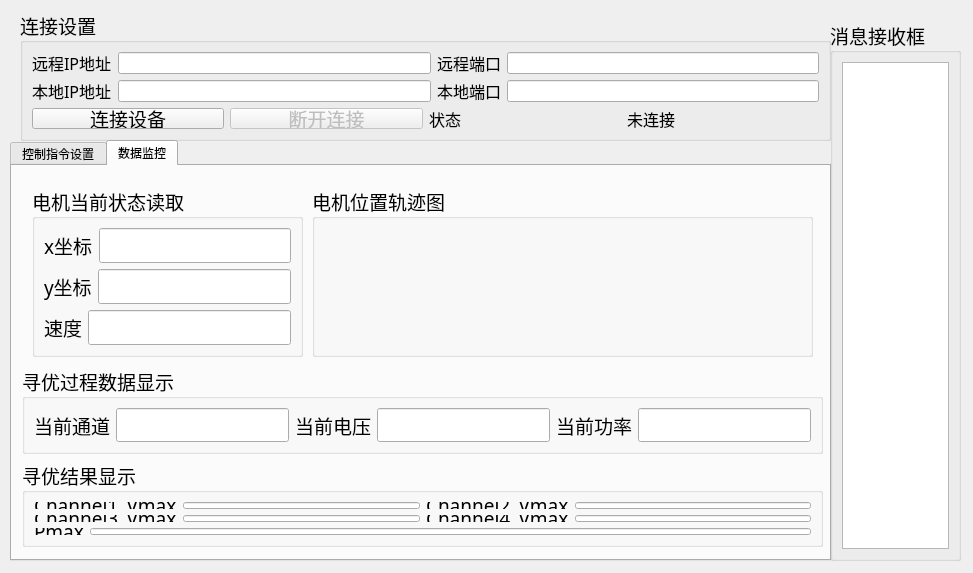
<?xml version="1.0" encoding="UTF-8"?>
<ui version="4.0">
 <class>MainWindow</class>
 <widget class="QMainWindow" name="MainWindow">
  <property name="geometry">
   <rect>
    <x>0</x>
    <y>0</y>
    <width>973</width>
    <height>573</height>
   </rect>
  </property>
  <property name="windowTitle">
   <string>MainWindow</string>
  </property>
  <widget class="QWidget" name="centralwidget">
   <widget class="QGroupBox" name="groupBox_connection">
    <property name="geometry">
     <rect>
      <x>20</x>
      <y>10</y>
      <width>811</width>
      <height>131</height>
     </rect>
    </property>
    <property name="font">
     <font>
      <family>宋体</family>
      <pointsize>14</pointsize>
     </font>
    </property>
    <property name="layoutDirection">
     <enum>Qt::LayoutDirection::LeftToRight</enum>
    </property>
    <property name="title">
     <string>连接设置</string>
    </property>
    <layout class="QVBoxLayout" name="verticalLayout">
     <item>
      <layout class="QHBoxLayout" name="horizontalLayout">
       <item>
        <widget class="QLabel" name="label">
         <property name="font">
          <font>
           <family>宋体</family>
           <pointsize>12</pointsize>
          </font>
         </property>
         <property name="text">
          <string>远程IP地址</string>
         </property>
        </widget>
       </item>
       <item>
        <widget class="QLineEdit" name="lineEdit_remote_ip"/>
       </item>
       <item>
        <widget class="QLabel" name="label_3">
         <property name="font">
          <font>
           <family>宋体</family>
           <pointsize>12</pointsize>
          </font>
         </property>
         <property name="text">
          <string>远程端口</string>
         </property>
        </widget>
       </item>
       <item>
        <widget class="QLineEdit" name="lineEdit_remote_port"/>
       </item>
      </layout>
     </item>
     <item>
      <layout class="QHBoxLayout" name="horizontalLayout_2">
       <item>
        <widget class="QLabel" name="label_2">
         <property name="font">
          <font>
           <family>宋体</family>
           <pointsize>12</pointsize>
          </font>
         </property>
         <property name="text">
          <string>本地IP地址</string>
         </property>
        </widget>
       </item>
       <item>
        <widget class="QLineEdit" name="lineEdit_local_ip"/>
       </item>
       <item>
        <widget class="QLabel" name="label_4">
         <property name="font">
          <font>
           <family>宋体</family>
           <pointsize>12</pointsize>
          </font>
         </property>
         <property name="text">
          <string>本地端口</string>
         </property>
        </widget>
       </item>
       <item>
        <widget class="QLineEdit" name="lineEdit_local_port"/>
       </item>
      </layout>
     </item>
     <item>
      <layout class="QHBoxLayout" name="horizontalLayout_3">
       <item>
        <widget class="QPushButton" name="pushButton_connect">
         <property name="font">
          <font>
           <family>宋体</family>
           <pointsize>14</pointsize>
          </font>
         </property>
         <property name="text">
          <string>连接设备</string>
         </property>
        </widget>
       </item>
       <item>
        <widget class="QPushButton" name="pushButton_disconnect">
         <property name="enabled">
          <bool>false</bool>
         </property>
         <property name="font">
          <font>
           <family>宋体</family>
           <pointsize>14</pointsize>
          </font>
         </property>
         <property name="text">
          <string>断开连接</string>
         </property>
        </widget>
       </item>
       <item>
        <widget class="QLabel" name="label_5">
         <property name="font">
          <font>
           <family>宋体</family>
           <pointsize>12</pointsize>
          </font>
         </property>
         <property name="text">
          <string>状态</string>
         </property>
        </widget>
       </item>
       <item>
        <widget class="QLabel" name="label_status">
         <property name="font">
          <font>
           <family>宋体</family>
           <pointsize>12</pointsize>
          </font>
         </property>
         <property name="text">
          <string>未连接</string>
         </property>
         <property name="textFormat">
          <enum>Qt::TextFormat::PlainText</enum>
         </property>
        </widget>
       </item>
      </layout>
     </item>
    </layout>
   </widget>
   <widget class="QTabWidget" name="tabWidget">
    <property name="geometry">
     <rect>
      <x>10</x>
      <y>140</y>
      <width>821</width>
      <height>421</height>
     </rect>
    </property>
    <property name="currentIndex">
     <number>1</number>
    </property>
    <property name="iconSize">
     <size>
      <width>20</width>
      <height>20</height>
     </size>
    </property>
    <property name="documentMode">
     <bool>false</bool>
    </property>
    <widget class="QWidget" name="tab_3">
     <attribute name="title">
      <string>控制指令设置</string>
     </attribute>
     <widget class="QWidget" name="layoutWidget">
      <property name="geometry">
       <rect>
        <x>10</x>
        <y>10</y>
        <width>801</width>
        <height>381</height>
       </rect>
      </property>
      <layout class="QHBoxLayout" name="horizontalLayout_20">
       <item>
        <widget class="QGroupBox" name="groupBox">
         <property name="font">
          <font>
           <family>宋体</family>
           <pointsize>14</pointsize>
          </font>
         </property>
         <property name="title">
          <string>电机控制指令设置</string>
         </property>
         <layout class="QVBoxLayout" name="verticalLayout_5">
          <item>
           <layout class="QHBoxLayout" name="horizontalLayout_4">
            <item alignment="Qt::AlignmentFlag::AlignLeft">
             <widget class="QLineEdit" name="lineEdit_motor_x"/>
            </item>
            <item>
             <widget class="QLabel" name="label_13">
              <property name="text">
               <string>X坐标</string>
              </property>
             </widget>
            </item>
           </layout>
          </item>
          <item>
           <layout class="QHBoxLayout" name="horizontalLayout_5">
            <item>
             <widget class="QLineEdit" name="lineEdit_motor_y"/>
            </item>
            <item>
             <widget class="QLabel" name="label_14">
              <property name="text">
               <string>Y坐标</string>
              </property>
             </widget>
            </item>
           </layout>
          </item>
          <item>
           <layout class="QHBoxLayout" name="horizontalLayout_6">
            <item>
             <widget class="QLineEdit" name="lineEdit_motor_speed"/>
            </item>
            <item>
             <widget class="QLabel" name="label_15">
              <property name="text">
               <string>速度</string>
              </property>
             </widget>
            </item>
           </layout>
          </item>
          <item>
           <widget class="QPushButton" name="pushButton_motor_control">
            <property name="font">
             <font>
              <family>宋体</family>
              <pointsize>14</pointsize>
             </font>
            </property>
            <property name="text">
             <string>发送电机指令</string>
            </property>
           </widget>
          </item>
         </layout>
        </widget>
       </item>
       <item>
        <widget class="QGroupBox" name="groupBox_2">
         <property name="font">
          <font>
           <family>宋体</family>
           <pointsize>14</pointsize>
          </font>
         </property>
         <property name="title">
          <string>功率寻优指令设置</string>
         </property>
         <layout class="QVBoxLayout" name="verticalLayout_4">
          <item>
           <layout class="QHBoxLayout" name="horizontalLayout_7">
            <item>
             <widget class="QComboBox" name="comboBox_traj_type"/>
            </item>
            <item>
             <widget class="QLabel" name="label_16">
              <property name="text">
               <string>轨迹设定</string>
              </property>
             </widget>
            </item>
           </layout>
          </item>
          <item>
           <layout class="QHBoxLayout" name="horizontalLayout_8">
            <item>
             <widget class="QLineEdit" name="lineEdit_square_step"/>
            </item>
            <item>
             <widget class="QLabel" name="label_8">
              <property name="text">
               <string>方形步长</string>
              </property>
             </widget>
            </item>
           </layout>
          </item>
          <item>
           <layout class="QHBoxLayout" name="horizontalLayout_9">
            <item>
             <widget class="QLineEdit" name="lineEdit_circle_radius"/>
            </item>
            <item>
             <widget class="QLabel" name="label_7">
              <property name="text">
               <string>圆形半径</string>
              </property>
             </widget>
            </item>
           </layout>
          </item>
          <item>
           <layout class="QHBoxLayout" name="horizontalLayout_10">
            <item>
             <widget class="QLineEdit" name="lineEdit_max_voltage"/>
            </item>
            <item>
             <widget class="QLabel" name="label_10">
              <property name="text">
               <string>最大电压</string>
              </property>
             </widget>
            </item>
           </layout>
          </item>
          <item>
           <layout class="QHBoxLayout" name="horizontalLayout_11">
            <item>
             <widget class="QLineEdit" name="lineEdit_voltage_step"/>
            </item>
            <item>
             <widget class="QLabel" name="label_9">
              <property name="text">
               <string>电压步长</string>
              </property>
             </widget>
            </item>
           </layout>
          </item>
          <item>
           <widget class="QPushButton" name="pushButton_find_optimal">
            <property name="font">
             <font>
              <family>宋体</family>
              <pointsize>14</pointsize>
             </font>
            </property>
            <property name="text">
             <string>发送寻优指令</string>
            </property>
           </widget>
          </item>
         </layout>
        </widget>
       </item>
      </layout>
     </widget>
    </widget>
    <widget class="QWidget" name="tab_4">
     <attribute name="title">
      <string>数据监控</string>
     </attribute>
     <widget class="QGroupBox" name="groupBox_5">
      <property name="geometry">
       <rect>
        <x>20</x>
        <y>20</y>
        <width>271</width>
        <height>171</height>
       </rect>
      </property>
      <property name="font">
       <font>
        <family>宋体</family>
        <pointsize>14</pointsize>
       </font>
      </property>
      <property name="title">
       <string>电机当前状态读取</string>
      </property>
      <layout class="QVBoxLayout" name="verticalLayout_7">
       <item>
        <layout class="QVBoxLayout" name="verticalLayout_6">
         <item>
          <layout class="QHBoxLayout" name="horizontalLayout_12">
           <item>
            <widget class="QLabel" name="label_6">
             <property name="font">
              <font>
               <family>宋体</family>
               <pointsize>14</pointsize>
              </font>
             </property>
             <property name="text">
              <string>x坐标</string>
             </property>
            </widget>
           </item>
           <item>
            <widget class="QLineEdit" name="lineEdit_read_motor_x"/>
           </item>
          </layout>
         </item>
         <item>
          <layout class="QHBoxLayout" name="horizontalLayout_13">
           <item>
            <widget class="QLabel" name="label_12">
             <property name="font">
              <font>
               <family>宋体</family>
               <pointsize>14</pointsize>
              </font>
             </property>
             <property name="text">
              <string>y坐标</string>
             </property>
            </widget>
           </item>
           <item>
            <widget class="QLineEdit" name="lineEdit_read_motor_y"/>
           </item>
          </layout>
         </item>
         <item>
          <layout class="QHBoxLayout" name="horizontalLayout_19">
           <item>
            <widget class="QLabel" name="label_17">
             <property name="font">
              <font>
               <family>宋体</family>
               <pointsize>14</pointsize>
              </font>
             </property>
             <property name="text">
              <string>速度</string>
             </property>
            </widget>
           </item>
           <item>
            <widget class="QLineEdit" name="lineEdit_read_motor_speed"/>
           </item>
          </layout>
         </item>
        </layout>
       </item>
      </layout>
     </widget>
     <widget class="QGroupBox" name="groupBox_chart">
      <property name="geometry">
       <rect>
        <x>300</x>
        <y>20</y>
        <width>501</width>
        <height>171</height>
       </rect>
      </property>
      <property name="font">
       <font>
        <family>宋体</family>
        <pointsize>14</pointsize>
       </font>
      </property>
      <property name="title">
       <string>电机位置轨迹图</string>
      </property>
      <layout class="QVBoxLayout" name="verticalLayout_9">
       <item>
        <widget class="QWidget" name="widget_chart" native="true"/>
       </item>
      </layout>
     </widget>
     <widget class="QWidget" name="">
      <property name="geometry">
       <rect>
        <x>10</x>
        <y>200</y>
        <width>801</width>
        <height>181</height>
       </rect>
      </property>
      <layout class="QVBoxLayout" name="verticalLayout_2">
       <item>
        <widget class="QGroupBox" name="groupBox_7">
         <property name="font">
          <font>
           <family>宋体</family>
           <pointsize>14</pointsize>
          </font>
         </property>
         <property name="title">
          <string>寻优过程数据显示</string>
         </property>
         <layout class="QHBoxLayout" name="horizontalLayout_18">
          <item>
           <layout class="QHBoxLayout" name="horizontalLayout_14">
            <item>
             <widget class="QLabel" name="label_18">
              <property name="font">
               <font>
                <family>宋体</family>
                <pointsize>14</pointsize>
               </font>
              </property>
              <property name="text">
               <string>当前通道</string>
              </property>
             </widget>
            </item>
            <item>
             <widget class="QLineEdit" name="lineEdit_read_currentchannel"/>
            </item>
            <item>
             <widget class="QLabel" name="label_19">
              <property name="font">
               <font>
                <family>宋体</family>
                <pointsize>14</pointsize>
               </font>
              </property>
              <property name="text">
               <string>当前电压</string>
              </property>
             </widget>
            </item>
            <item>
             <widget class="QLineEdit" name="lineEdit_read_currentvoltage"/>
            </item>
            <item>
             <widget class="QLabel" name="label_20">
              <property name="font">
               <font>
                <family>宋体</family>
                <pointsize>14</pointsize>
               </font>
              </property>
              <property name="text">
               <string>当前功率</string>
              </property>
             </widget>
            </item>
            <item>
             <widget class="QLineEdit" name="lineEdit_read_currentpower"/>
            </item>
           </layout>
          </item>
         </layout>
        </widget>
       </item>
       <item>
        <widget class="QGroupBox" name="groupBox_6">
         <property name="font">
          <font>
           <family>宋体</family>
           <pointsize>14</pointsize>
          </font>
         </property>
         <property name="title">
          <string>寻优结果显示</string>
         </property>
         <layout class="QVBoxLayout" name="verticalLayout_3">
          <item>
           <layout class="QHBoxLayout" name="horizontalLayout_15">
            <item>
             <widget class="QLabel" name="label_21">
              <property name="font">
               <font>
                <family>宋体</family>
                <pointsize>14</pointsize>
               </font>
              </property>
              <property name="text">
               <string>Channel1_Vmax</string>
              </property>
             </widget>
            </item>
            <item>
             <widget class="QLineEdit" name="lineEdit_read_channel1voltagemax"/>
            </item>
            <item>
             <widget class="QLabel" name="label_22">
              <property name="font">
               <font>
                <family>宋体</family>
                <pointsize>14</pointsize>
               </font>
              </property>
              <property name="text">
               <string>Channel2_Vmax</string>
              </property>
             </widget>
            </item>
            <item>
             <widget class="QLineEdit" name="lineEdit_read_channel2voltagemax"/>
            </item>
           </layout>
          </item>
          <item>
           <layout class="QHBoxLayout" name="horizontalLayout_16">
            <item>
             <widget class="QLabel" name="label_23">
              <property name="font">
               <font>
                <family>宋体</family>
                <pointsize>14</pointsize>
               </font>
              </property>
              <property name="text">
               <string>Channel3_Vmax</string>
              </property>
             </widget>
            </item>
            <item>
             <widget class="QLineEdit" name="lineEdit_read_channel3voltagemax"/>
            </item>
            <item>
             <widget class="QLabel" name="label_24">
              <property name="font">
               <font>
                <family>宋体</family>
                <pointsize>14</pointsize>
               </font>
              </property>
              <property name="text">
               <string>Channel4_Vmax</string>
              </property>
             </widget>
            </item>
            <item>
             <widget class="QLineEdit" name="lineEdit_read_channel4voltagemax"/>
            </item>
           </layout>
          </item>
          <item>
           <layout class="QHBoxLayout" name="horizontalLayout_17">
            <item>
             <widget class="QLabel" name="label_25">
              <property name="font">
               <font>
                <family>宋体</family>
                <pointsize>14</pointsize>
               </font>
              </property>
              <property name="text">
               <string>Pmax</string>
              </property>
             </widget>
            </item>
            <item>
             <widget class="QLineEdit" name="lineEdit_read_powermax"/>
            </item>
           </layout>
          </item>
         </layout>
        </widget>
       </item>
      </layout>
     </widget>
    </widget>
   </widget>
   <widget class="QGroupBox" name="groupBox_3">
    <property name="geometry">
     <rect>
      <x>830</x>
      <y>20</y>
      <width>131</width>
      <height>541</height>
     </rect>
    </property>
    <property name="font">
     <font>
      <family>宋体</family>
      <pointsize>14</pointsize>
     </font>
    </property>
    <property name="title">
     <string>消息接收框</string>
    </property>
    <layout class="QVBoxLayout" name="verticalLayout_8">
     <item>
      <widget class="QTextEdit" name="textEdit_message"/>
     </item>
    </layout>
   </widget>
  </widget>
 </widget>
 <resources/>
 <connections/>
</ui>
